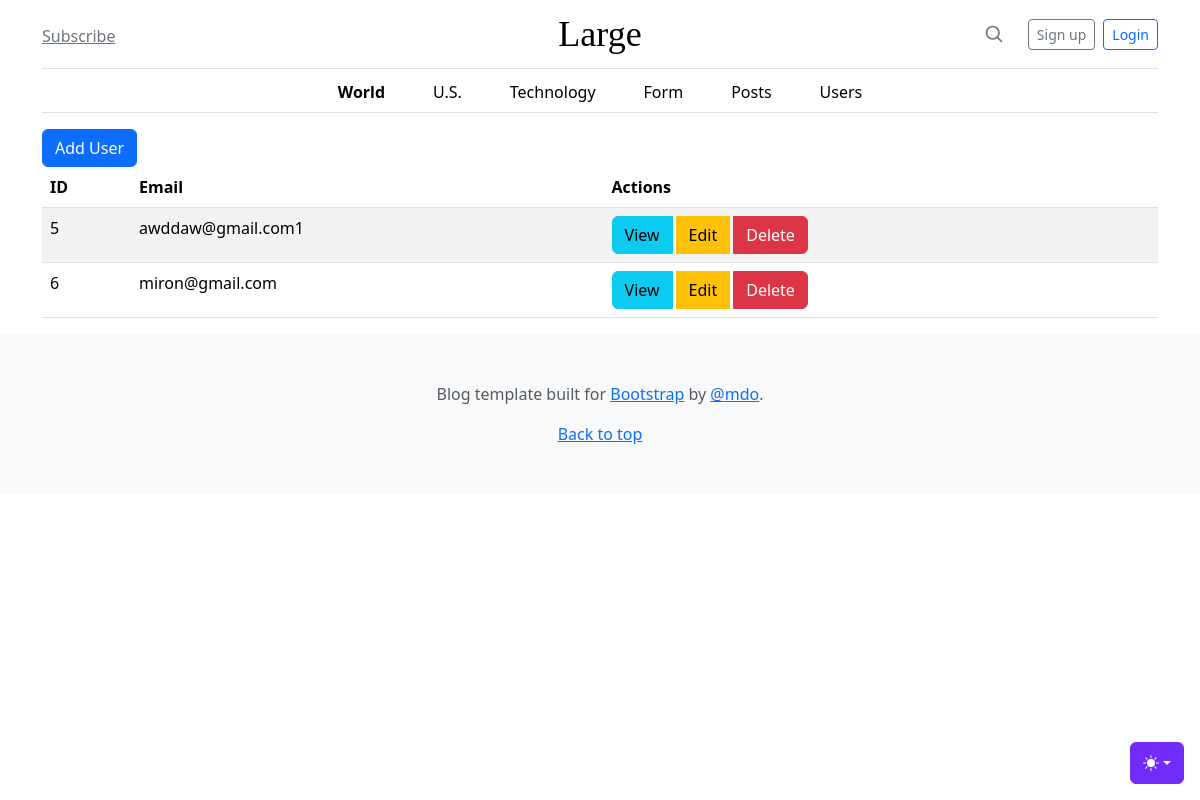
/users, run on an earlier commit of the app's database.
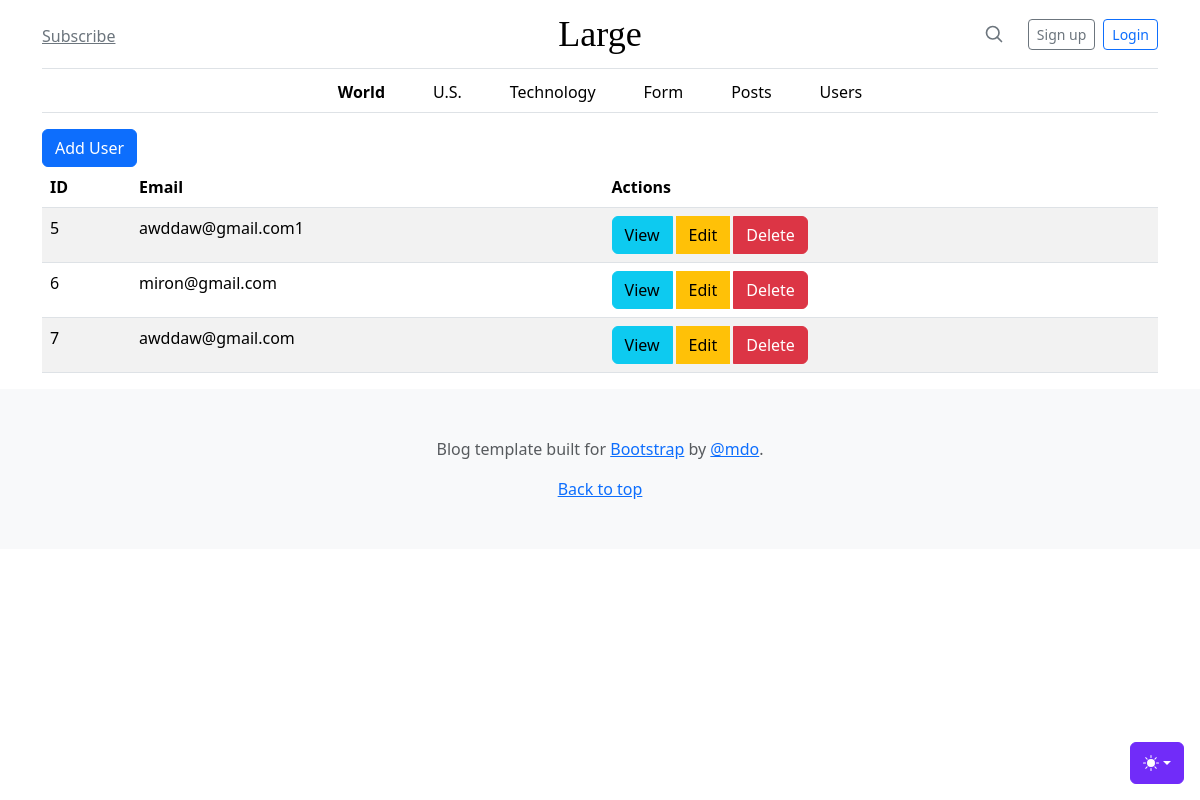
And on a later commit of the database.
### tables this page shows
CREATE TABLE users
(
    id       integer
        constraint users_pk
            primary key autoincrement,
    email    text not null
        constraint users_pk_2
            unique,
    password text not null
);

### src/Router.php (called while the page is built, shortened)
<?php
class Router
{
    private static $routes = [];
    private $path;
    private $method;
    public function __construct($url, $method)
    {
        $this->path = parse_url($url, PHP_URL_PATH);
        $this->method = $method;
    }
    public function match()
    {
        foreach (self::$routes as $route) {
            if ($this->path === $route['path'] && $this->method === $route['method']) {
                return $route;
            }
        }
    }
    public static function addRoute($method, $path, $action)
    {
        self::$routes[] = ['method' => $method, 'path' => $path, 'action' => $action];
    }
}

### helpers.php (called while the page is built, shortened)
<?php
function view($viewName, $variables=[]) {
    extract($variables);
    include __DIR__ . "/views/$viewName.php";
}
function auth() {
    return false;
}

### src/Controllers/UserController.php (called while the page is built, shortened)
<?php
class userController
{
    public function index()
    {
        $users = user::all();
        view('users/index', compact('users'));
    }
}

### src/DB.php (called while the page is built, shortened)
<?php
class DB
{
    private $conn;
    public function __construct()
    {
        try {
            $this->conn = new PDO("sqlite:db.sqlite");
            $this->conn->setAttribute(PDO::ATTR_ERRMODE, PDO::ERRMODE_EXCEPTION);
        } catch (PDOException $e) {
            echo "Connection failed: " . $e->getMessage();
        }
    }
    public function all($table, $class)
    {
        $stmt = $this->conn->prepare("SELECT * FROM $table");
        $stmt->execute();
        $stmt->setFetchMode(PDO::FETCH_CLASS, $class);
        return $stmt->fetchAll();
    }
}

### src/Models/Model.php (called while the page is built, shortened)
<?php
abstract class Model {
    public static $table;
    public static function all(){
        $db = new DB();
        return $db->all(static::$table, static::class);
    }
}

### views/users/index.php (the view)
<?php include __DIR__ . '/../partials/header.php'; ?>
<main class="container">
    <a class="btn btn-primary" href="/users/create">Add User</a>
    <table class="table table-striped table-hover">
        <thead>
            <th>ID</th>
            <th>Email</th>
            <th>Actions</th>
        </thead>
        <tbody>
            <?php foreach ($users as $user): ?>
                <tr>
                    <td><?= $user->id ?></td>
                    <td><?= $user->email ?></td>
                    <td>
                        <div class="btn-group gap-1" role="group" aria-label="Basic example">
                            <a class="btn btn-info" href="/users/view?id=<?= $user->id ?>">View</a>
                            <a class="btn btn-warning" href="/users/edit?id=<?= $user->id ?>">Edit</a>
                            <a class="btn btn-danger" href="/users/delete?id=<?= $user->id ?>">Delete</a>
                        </div>
                    </td>
                </tr>
            <?php endforeach; ?>
        </tbody>
    </table>
</main>
<?php include __DIR__ . '/../partials/footer.php'; ?>

### public/index.php (shortened to what this page needs)
<?php
require_once __DIR__ . '/../helpers.php';
$router = new App\Router($_SERVER['REQUEST_URI'], $_SERVER['REQUEST_METHOD']);
$match = $router->match();
if ($match) {
    if(is_callable($match['action'])){
        call_user_func($match['action']);
    } else if(is_array($match['action'])){
        $controller = new $class();
        $method = $match['action'][1];
        $controller->$method();
    }
} else {
    http_response_code(404);
    echo '<img src="https://http.cat/404"></img>';
}

### views/partials/header.php (shortened to what this page needs)
<!doctype html>
<html lang="en" data-bs-theme="auto">
<head>
  <link href="/assets/dist/css/bootstrap.min.css" rel="stylesheet" />
  <link href="/blog.css" rel="stylesheet" />
</head>
<body>
<?php include __DIR__ . '/theme-select.php'; ?>
<?php include __DIR__ . '/navbar.php'; ?>

### views/partials/theme-select.php (shortened to what this page needs)
<div
  class="dropdown position-fixed bottom-0 end-0 mb-3 me-3 bd-mode-toggle">
  <button
    class="btn btn-bd-primary py-2 dropdown-toggle d-flex align-items-center"
    id="bd-theme"
    type="button"
    aria-expanded="false"
    data-bs-toggle="dropdown"
    aria-label="Toggle theme (auto)">
    <svg class="bi my-1 theme-icon-active" aria-hidden="true">
      <use href="#circle-half"></use>
    </svg>
  </button>
</div>

### views/partials/navbar.php (shortened to what this page needs)
<div class="container">
  <header class="border-bottom lh-1 py-3">
    <div class="row flex-nowrap justify-content-between align-items-center">
      <div class="col-4 pt-1">
        <a class="link-secondary" href="#">Subscribe</a>
      </div>
      <div class="col-4 text-center">
        <a
          class="blog-header-logo text-body-emphasis text-decoration-none"
          href="#">Large</a>
      </div>
      <div class="col-4 d-flex justify-content-end align-items-center gap-2">
        <a class="link-secondary" href="#" aria-label="Search">
          <svg
            xmlns="http://www.w3.org/2000/svg"
            width="20"
            height="20"
            fill="none"
            stroke="currentColor"
            stroke-linecap="round"
            stroke-linejoin="round"
            stroke-width="2"
            class="mx-3"
            role="img"
            viewBox="0 0 24 24">
            <title>Search</title>
            <circle cx="10.5" cy="10.5" r="7.5"></circle>
            <path d="M21 21l-5.2-5.2"></path>
          </svg>
        </a>
        <?php if (auth()): ?>
          <div class="dropdown">
            <button class="btn btn-secondary dropdown-toggle" type="button" data-bs-toggle="dropdown" aria-expanded="false">
              <?=auth()->email?>
            </button>
            <ul class="dropdown-menu">
              <li><a class="dropdown-item" href="/logout">Logout</a></li>
            </ul>
          </div>
        <?php else: ?>
          <a class="btn btn-sm btn-outline-secondary" href="/register">Sign up</a>
          <a class="btn btn-sm btn-outline-primary" href="/login">Login</a>
        <?php endif; ?>
      </div>
    </div>
  </header>
  <div class="nav-scroller py-1 mb-3 border-bottom">
    <nav class="nav nav-underline justify-content-center gap-5">
      <a class="nav-item nav-link link-body-emphasis active" href="/">World</a>
      <a class="nav-item nav-link link-body-emphasis" href="/us">U.S.</a>
      <a class="nav-item nav-link link-body-emphasis" href="/tech">Technology</a>
      <a class="nav-item nav-link link-body-emphasis" href="/form">Form</a>
      <a class="nav-item nav-link link-body-emphasis" href="/posts">Posts</a>
      <a class="nav-item nav-link link-body-emphasis" href="/users">Users</a>
    </nav>
  </div>
</div>

### views/partials/footer.php (shortened to what this page needs)
  <footer class="py-5 text-center text-body-secondary bg-body-tertiary">
    <p>
      Blog template built for
      <a href="https://getbootstrap.com/">Bootstrap</a> by
      <a href="https://x.com/mdo">@mdo</a>.
    </p>
    <p class="mb-0"><a href="#">Back to top</a></p>
  </footer>
</body>
</html>

### public/blog.css (style rules this page uses)
.blog-header-logo { font-family: "Playfair Display", Georgia, "Times New Roman", serif; font-size: 2.25rem; }

### views/partials/header.php (style rules this page uses)
.bi { vertical-align: -0.125em; fill: currentColor; }
.nav-scroller { position: relative; z-index: 2; height: 2.75rem; overflow-y: hidden; }
.nav-scroller .nav { display: flex; flex-wrap: nowrap; padding-bottom: 1rem; margin-top: -1px; overflow-x: auto; text-align: center; white-space: nowrap; -webkit-overflow-scrolling: touch; }
.btn-bd-primary { --bd-violet-bg: #712cf9; --bd-violet-rgb: 112.520718, 44.062154, 249.437846; --bs-btn-font-weight: 600; --bs-btn-color: var(--bs-white); --bs-btn-bg: var(--bd-violet-bg); --bs-btn-border-color: var(--bd-violet-bg); --bs-btn-hover-color: var(--bs-white); --bs-btn-hover-bg: #6528e0; --bs-btn-hover-border-color: #6528e0; --bs-btn-focus-shadow-rgb: var(--bd-violet-rgb); --bs-btn-active-color: var(--bs-btn-hover-color); --bs-btn-active-bg: #5a23c8; --bs-btn-active-border-color: #5a23c8; }
.bd-mode-toggle { z-index: 1500; }
.bd-mode-toggle .bi { width: 1em; height: 1em; }

What changed in the data, as far as the page shows it:
added users: id "7", email "awddaw@gmail.com"
